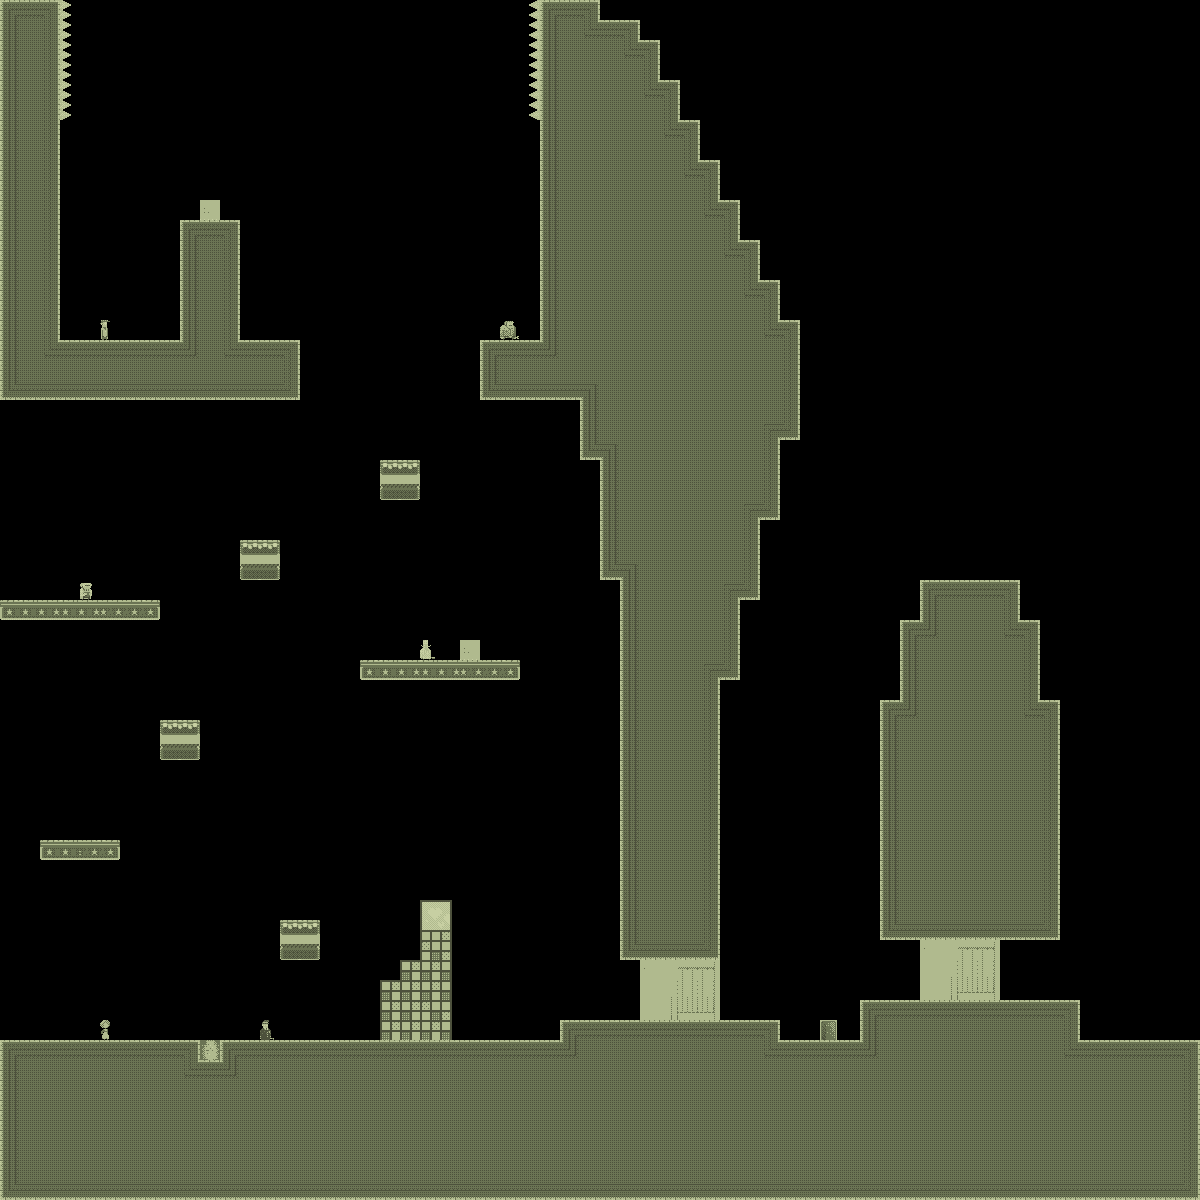

Rendered tile map (Tiled .tmx) drawn with the repository's tilesets; below, a short description and the map source with its tile grids summarised:
An orthogonal 60x60 tile map with 20x20 px tiles, 1 tile layer (bg).

<map version="1.0" orientation="orthogonal" width="60" height="60" tilewidth="20" tileheight="20">
 <properties>
  <property name="liselotStart" value="YES" />
 </properties>
 <tileset firstgid="1" name="tiles_newyork" tilewidth="20" tileheight="20">
  <image source="../../../../../SuperLemonadeFactory1989Content/Lemonade/tiles_newyork.png" width="400" height="400" />
  <terraintypes>
   <terrain name="solid" tile="-1" />
  </terraintypes>
  <tile id="8" terrain=",,,0" />
  <tile id="9" terrain=",,0,0" />
  <tile id="10" terrain=",,0,0" />
  <tile id="11" terrain=",,0,0" />
  <tile id="12" terrain=",,0,0" />
  <tile id="13" terrain=",,0,0" />
  <tile id="14" terrain=",,0," />
  <tile id="15" terrain="0,0,0," />
  <tile id="16" terrain="0,0,,0" />
  <tile id="28" terrain=",0,,0" />
  <tile id="34" terrain="0,,0," />
  <tile id="35" terrain="0,,0,0" />
  <tile id="36" terrain=",0,0,0" />
  <tile id="48" terrain=",0,,0" />
  <tile id="54" terrain="0,,0," />
  <tile id="68" terrain=",0,,0" />
  <tile id="74" terrain="0,,0," />
  <tile id="88" terrain=",0,,0" />
  <tile id="94" terrain="0,,0," />
  <tile id="108" terrain=",0,,0" />
  <tile id="114" terrain="0,,0," />
  <tile id="128" terrain=",0,," />
  <tile id="129" terrain="0,0,," />
  <tile id="130" terrain="0,0,," />
  <tile id="131" terrain="0,0,," />
  <tile id="132" terrain="0,0,," />
  <tile id="133" terrain="0,0,," />
  <tile id="134" terrain="0,,," />
  <tile id="194" terrain="0,0,0,0" />
  <tile id="356">
   <properties>
    <property name="LargeCrate" value="" />
   </properties>
  </tile>
  <tile id="380">
   <properties>
    <property name="Andre" value="" />
   </properties>
  </tile>
  <tile id="381">
   <properties>
    <property name="Liselot" value="" />
   </properties>
  </tile>
  <tile id="382">
   <properties>
    <property name="Amsterdaam" value="" />
   </properties>
  </tile>
  <tile id="383">
   <properties>
    <property name="Worker" value="" />
   </properties>
  </tile>
  <tile id="384">
   <properties>
    <property name="Inspector" value="" />
   </properties>
  </tile>
  <tile id="385">
   <properties>
    <property name="Chef" value="" />
   </properties>
  </tile>
  <tile id="386">
   <properties>
    <property name="Exit" value="" />
   </properties>
  </tile>
  <tile id="387">
   <properties>
    <property name="Trampoline" value="" />
   </properties>
  </tile>
  <tile id="388">
   <properties>
    <property name="SmallCrate" value="" />
   </properties>
  </tile>
  <tile id="389">
   <properties>
    <property name="SugarBag" value="" />
   </properties>
  </tile>
 </tileset>
 <layer name="bg" width="60" height="60">
  <data>[3600 cells, 1254 non-empty, 70 distinct tile ids]</data>
 </layer>
 <objectgroup name="boxes" width="60" height="60" />
</map>
